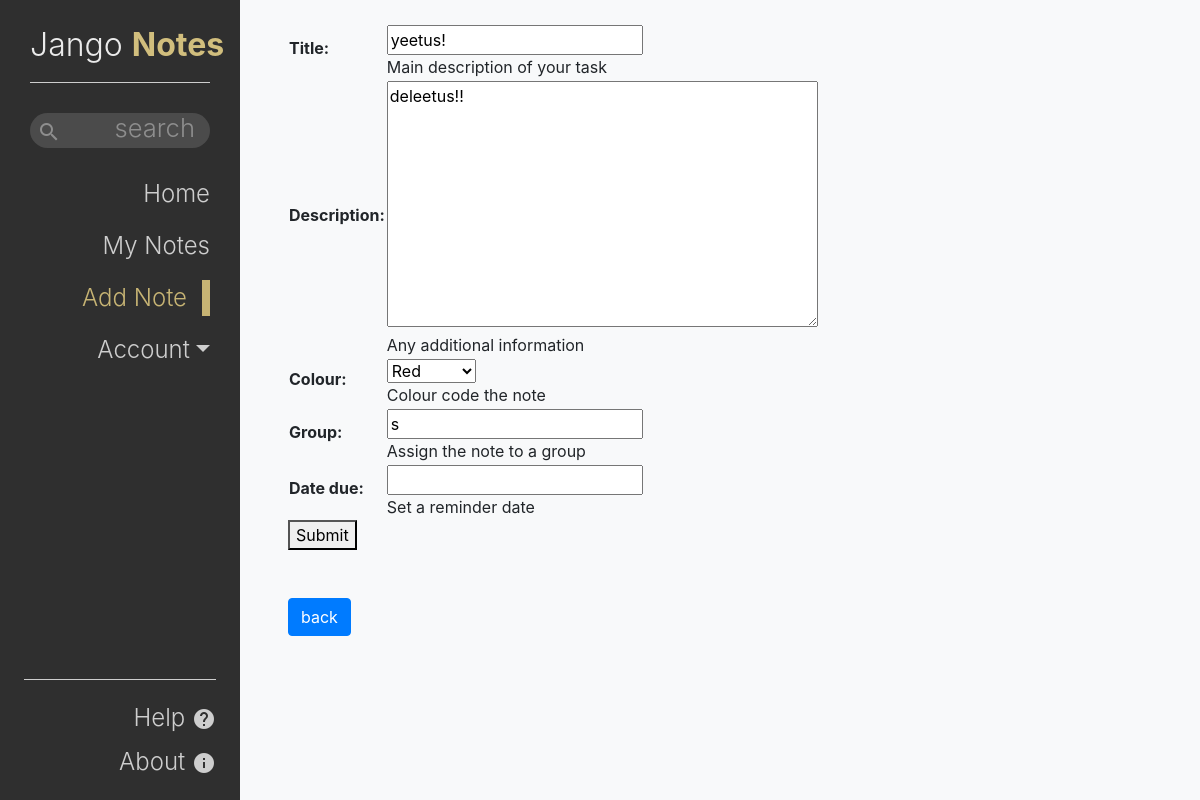
Before: /note/1 (signed in) with the older database file.
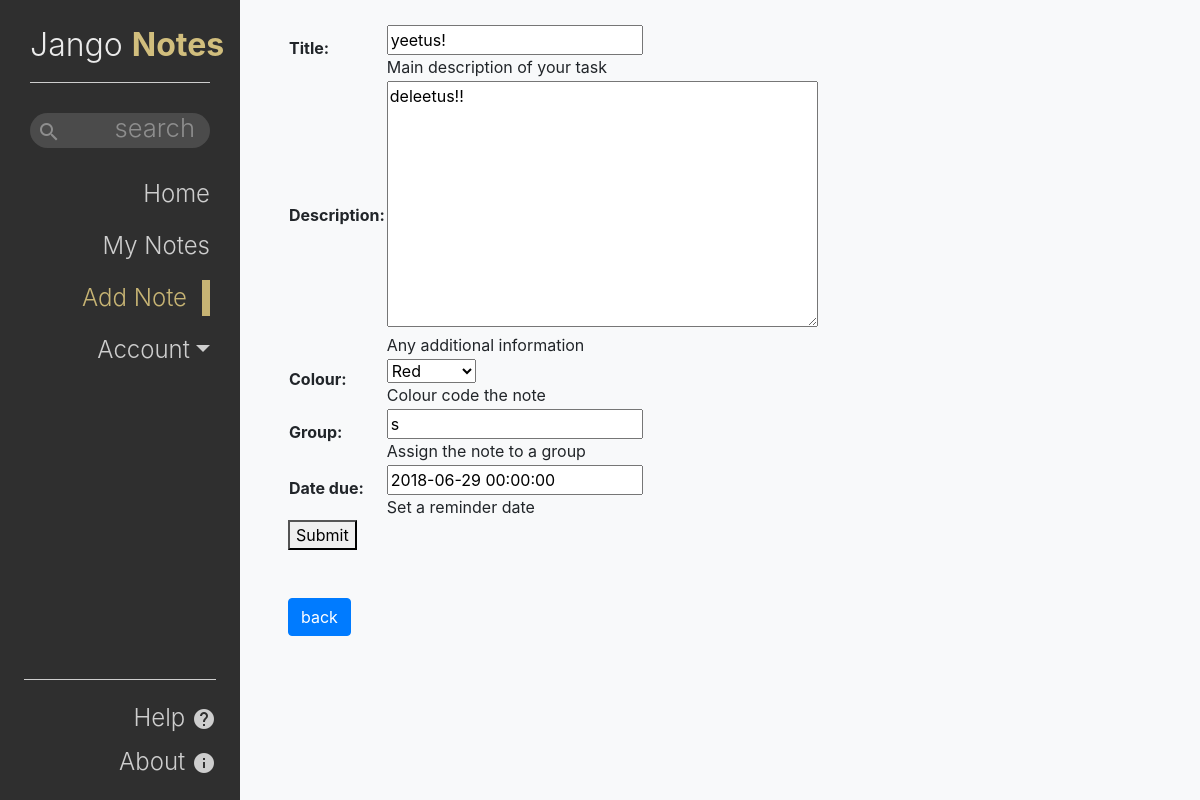
After: the same page with the newer database file.
### notesApp/models.py (models this page shows, shortened)
class Note(models.Model):
    colourChoices = (
        ('blue', 'Blue'),
        ('red', 'Red'),
        ('green', 'Green'),
        ('yellow', 'Yellow'),
    )
    owner = models.ForeignKey(User, on_delete=models.CASCADE)
    title = models.CharField(
        max_length=50, help_text="Main description of your task")
    description = models.TextField(
        blank=True, null=True, help_text="Any additional information")
    colour = models.CharField(blank=True, null=True,
                              max_length=50, choices=colourChoices, help_text="Colour code the note")
    group = models.CharField(
        blank=True, null=True, max_length=50, help_text="Assign the note to a group")
    dateCreated = models.DateTimeField(
        auto_now_add=True, verbose_name='date created')
    dateDue = models.DateTimeField(
        blank=True, null=True, help_text="Set a reminder date", verbose_name='date due')
    class Meta:
        ordering = ["dateCreated"]

### notesApp/views.py (the view)
# urls.py: path('note/<int:pk>', views.EditNote, name='editNote'),
@login_required
def EditNote(request, pk):
    note = get_object_or_404(Note, pk=pk)
    if note.owner != request.user:
        raise Http404("You can only edit your own notes.")
    if request.method == 'POST':
        form = NoteForm(request.POST, instance=note)
        if form.is_valid():
            form.save()
            return redirect('notes')
    else:
        form = NoteForm(instance=note)
    return render(request, 'notesApp/noteForm.html', {'form': form })

### notesApp/forms.py
class NoteForm(forms.ModelForm):
    class Meta:
        model = Note
        exclude = ['owner']
        widgets = {'dateDue': DateTimePickerInput(options={
            "showClose": False,
            "showClear": False,
            "showTodayButton": True,
            "format": "MM/DD/YYYY HH:mm",
        })}

### templates/notesApp/noteForm.html (shortened to what this page needs)
{% extends "base.html" %}
{% block content %}
  <form action="" method="POST">
    <table>
      {{ form }}
    </table>
    <button type="submit">Submit</button>
  </form>
  <br><br>
  <a href="{% url 'notes' %}" class="btn btn-primary">back</a>
{% endblock %}
{% block sidebar %}
<li class="nav-item">
    <a class="nav-link" href="{% url 'index' %}">Home</a>
  </li>
  <li class="nav-item">
    <a class="nav-link" href="{% url 'notes' %}">My Notes</a>
  </li>
  <li class="nav-item active">
    <a class="nav-link" href="{% url 'noteCreate' %}">Add Note</a>
  </li>
{% endblock %}

Changed rows visible on the page:
changed Note "yeetus!": dateDue (not shown) → "2018-06-29 00:00:00"
